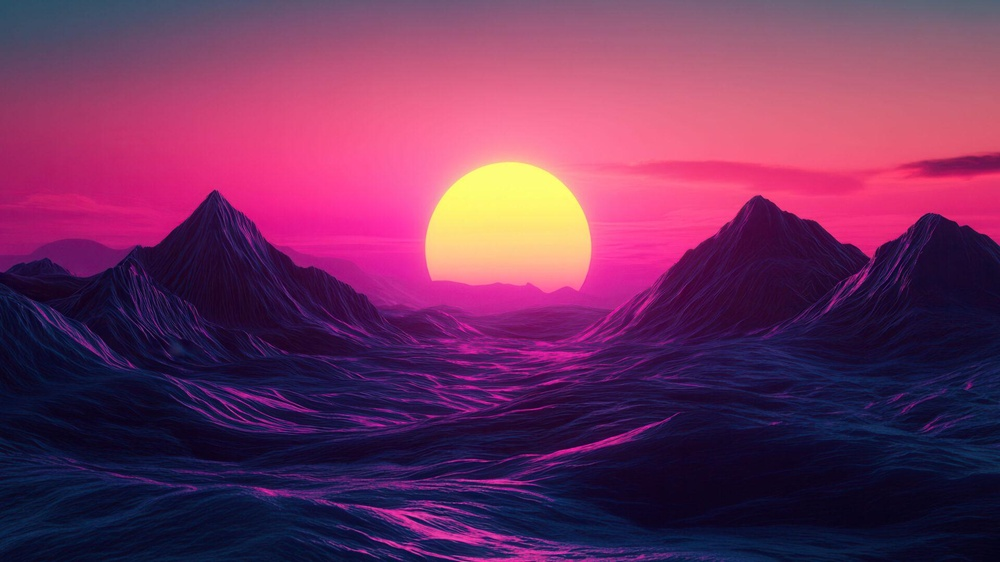
#> input picture test/pink.jpeg, 1000 x 562 px, shrunk from 1920 x 1080 before the run
$ python q1.py
#> lines starting #> are read from the running program, lines starting #| are printed output that depends on the picture
import cv2
import matplotlib.pyplot as plt

img = cv2.imread('../test/pink.jpeg', cv2.IMREAD_GRAYSCALE)
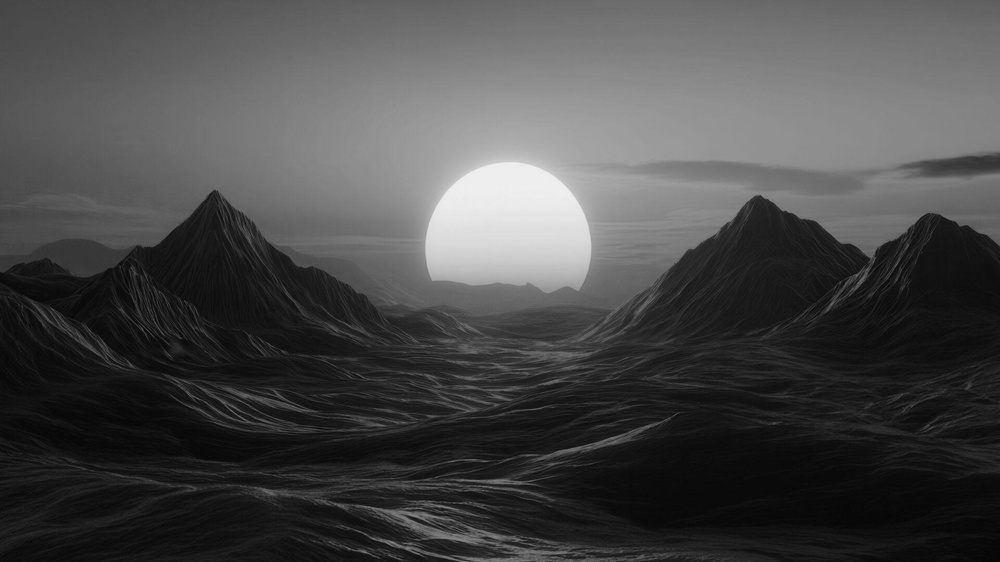
#> img: shape (562, 1000); min 4, max 243, mean 72.8

if img is None:
    print("Error: Image not found or unable to open.")
    exit()

equalized_img = cv2.equalizeHist(img)
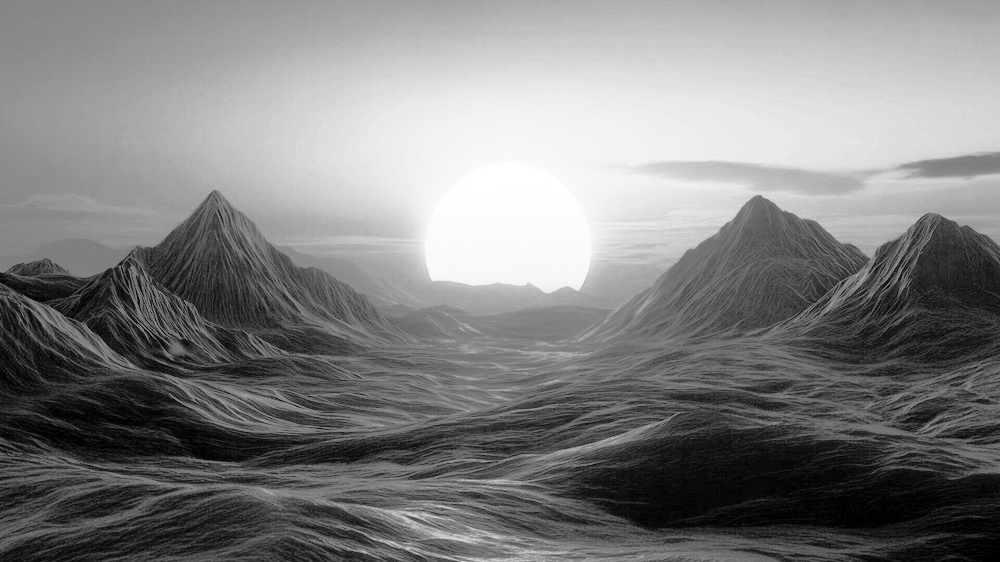
#> equalized_img: shape (562, 1000); min 0, max 255, mean 128.7
plt.figure(figsize=(12, 6))

plt.subplot(1, 2, 1)
plt.title('Original Image')
plt.imshow(img, cmap='gray')
plt.axis('off')

plt.subplot(1, 2, 2)
plt.title('Histogram Equalized Image')
plt.imshow(equalized_img, cmap='gray')
plt.axis('off')

plt.show()
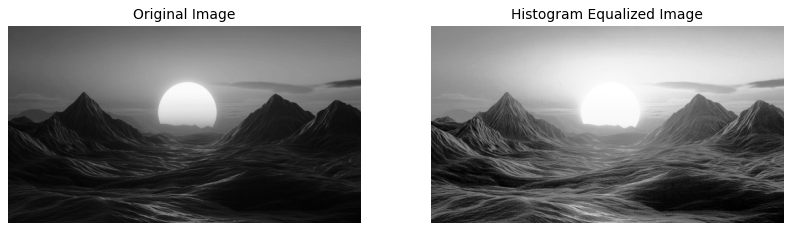
#> figure drawn by matplotlib, 2 panels
